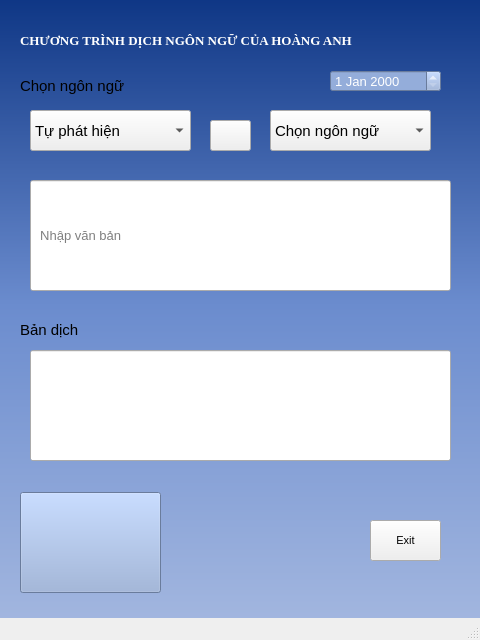
<?xml version="1.0" encoding="UTF-8"?>
<ui version="4.0">
 <class>MainWindow</class>
 <widget class="QMainWindow" name="MainWindow">
  <property name="geometry">
   <rect>
    <x>0</x>
    <y>0</y>
    <width>480</width>
    <height>640</height>
   </rect>
  </property>
  <property name="font">
   <font>
    <pointsize>10</pointsize>
   </font>
  </property>
  <property name="windowTitle">
   <string>MainWindow</string>
  </property>
  <widget class="QWidget" name="centralwidget">
   <widget class="QLabel" name="label">
    <property name="geometry">
     <rect>
      <x>0</x>
      <y>-10</y>
      <width>481</width>
      <height>631</height>
     </rect>
    </property>
    <property name="styleSheet">
     <string notr="true">
background-color: qlineargradient(spread:pad, x1:0, y1:0, x2:0, y2:1, stop:0 #0c3483, stop:0.5 #6b8cce, stop:1 #a2b6df);</string>
    </property>
    <property name="text">
     <string/>
    </property>
   </widget>
   <widget class="QPushButton" name="thoat">
    <property name="geometry">
     <rect>
      <x>370</x>
      <y>520</y>
      <width>71</width>
      <height>41</height>
     </rect>
    </property>
    <property name="font">
     <font>
      <pointsize>8</pointsize>
     </font>
    </property>
    <property name="text">
     <string>Exit</string>
    </property>
   </widget>
   <widget class="QComboBox" name="ngonnguthu2">
    <property name="geometry">
     <rect>
      <x>270</x>
      <y>110</y>
      <width>161</width>
      <height>41</height>
     </rect>
    </property>
    <property name="font">
     <font>
      <family>Tahoma</family>
      <pointsize>11</pointsize>
     </font>
    </property>
    <item>
     <property name="text">
      <string>Chọn ngôn ngữ</string>
     </property>
    </item>
    <item>
     <property name="text">
      <string>Tiếng Anh</string>
     </property>
    </item>
    <item>
     <property name="text">
      <string>Tiếng Nhật</string>
     </property>
    </item>
    <item>
     <property name="text">
      <string>Tiếng Trung</string>
     </property>
    </item>
    <item>
     <property name="text">
      <string>Tiếng Hàn</string>
     </property>
    </item>
    <item>
     <property name="text">
      <string>Tiếng Đức</string>
     </property>
    </item>
    <item>
     <property name="text">
      <string>Tiếng Pháp </string>
     </property>
    </item>
    <item>
     <property name="text">
      <string>Tiếng Nga</string>
     </property>
    </item>
    <item>
     <property name="text">
      <string>Tiếng Tây Ban Nha</string>
     </property>
    </item>
    <item>
     <property name="text">
      <string>Tiếng Ả Rập</string>
     </property>
    </item>
   </widget>
   <widget class="QLabel" name="nhapvb_2">
    <property name="geometry">
     <rect>
      <x>20</x>
      <y>320</y>
      <width>99</width>
      <height>20</height>
     </rect>
    </property>
    <property name="font">
     <font>
      <family>Tahoma</family>
      <pointsize>11</pointsize>
     </font>
    </property>
    <property name="text">
     <string>Bản dịch</string>
    </property>
   </widget>
   <widget class="QComboBox" name="ngonngudautien">
    <property name="geometry">
     <rect>
      <x>30</x>
      <y>110</y>
      <width>161</width>
      <height>41</height>
     </rect>
    </property>
    <property name="font">
     <font>
      <family>Tahoma</family>
      <pointsize>11</pointsize>
     </font>
    </property>
    <item>
     <property name="text">
      <string>Tự phát hiện</string>
     </property>
    </item>
    <item>
     <property name="text">
      <string>Tiếng Anh</string>
     </property>
    </item>
    <item>
     <property name="text">
      <string>Tiếng Nhật</string>
     </property>
    </item>
    <item>
     <property name="text">
      <string>Tiếng Trung</string>
     </property>
    </item>
    <item>
     <property name="text">
      <string>Tiếng Hàn</string>
     </property>
    </item>
    <item>
     <property name="text">
      <string>Tiếng Đức</string>
     </property>
    </item>
    <item>
     <property name="text">
      <string>Tiếng Pháp </string>
     </property>
    </item>
    <item>
     <property name="text">
      <string>Tiếng Nga</string>
     </property>
    </item>
    <item>
     <property name="text">
      <string>Tiếng Tây Ban Nha</string>
     </property>
    </item>
    <item>
     <property name="text">
      <string>Tiếng Ả Rập</string>
     </property>
    </item>
   </widget>
   <widget class="QLineEdit" name="nhapvanban">
    <property name="geometry">
     <rect>
      <x>30</x>
      <y>180</y>
      <width>421</width>
      <height>111</height>
     </rect>
    </property>
    <property name="autoFillBackground">
     <bool>false</bool>
    </property>
    <property name="placeholderText">
     <string>  Nhập văn bản</string>
    </property>
   </widget>
   <widget class="QLineEdit" name="bandich">
    <property name="geometry">
     <rect>
      <x>30</x>
      <y>350</y>
      <width>421</width>
      <height>111</height>
     </rect>
    </property>
    <property name="readOnly">
     <bool>true</bool>
    </property>
   </widget>
   <widget class="QLabel" name="tieude">
    <property name="geometry">
     <rect>
      <x>20</x>
      <y>20</y>
      <width>441</width>
      <height>41</height>
     </rect>
    </property>
    <property name="font">
     <font>
      <family>Times New Roman</family>
      <pointsize>10</pointsize>
      <weight>75</weight>
      <bold>true</bold>
     </font>
    </property>
    <property name="styleSheet">
     <string notr="true">color: white;</string>
    </property>
    <property name="text">
     <string>CHƯƠNG TRÌNH DỊCH NGÔN NGỮ CỦA HOÀNG ANH</string>
    </property>
   </widget>
   <widget class="QLabel" name="chonnn">
    <property name="geometry">
     <rect>
      <x>20</x>
      <y>70</y>
      <width>141</width>
      <height>31</height>
     </rect>
    </property>
    <property name="font">
     <font>
      <family>Tahoma</family>
      <pointsize>11</pointsize>
     </font>
    </property>
    <property name="text">
     <string>Chọn ngôn ngữ</string>
    </property>
   </widget>
   <widget class="QPushButton" name="pushButton">
    <property name="geometry">
     <rect>
      <x>20</x>
      <y>492</y>
      <width>141</width>
      <height>101</height>
     </rect>
    </property>
    <property name="styleSheet">
     <string notr="true">background-color: #94adda;
color: white;</string>
    </property>
    <property name="text">
     <string/>
    </property>
    <property name="icon">
     <iconset>
      <normaloff>load/pikachu.png</normaloff>load/pikachu.png</iconset>
    </property>
    <property name="iconSize">
     <size>
      <width>120</width>
      <height>130</height>
     </size>
    </property>
    <property name="checkable">
     <bool>false</bool>
    </property>
   </widget>
   <widget class="QDateEdit" name="ngaythangnam">
    <property name="geometry">
     <rect>
      <x>330</x>
      <y>70</y>
      <width>111</width>
      <height>22</height>
     </rect>
    </property>
    <property name="styleSheet">
     <string notr="true">background-color: #94adda;
color: white;</string>
    </property>
   </widget>
   <widget class="QPushButton" name="chuyendoi">
    <property name="geometry">
     <rect>
      <x>210</x>
      <y>120</y>
      <width>41</width>
      <height>31</height>
     </rect>
    </property>
    <property name="styleSheet">
     <string notr="true"/>
    </property>
    <property name="text">
     <string/>
    </property>
    <property name="icon">
     <iconset>
      <normaloff>load/muiten.jpg</normaloff>load/muiten.jpg</iconset>
    </property>
    <property name="iconSize">
     <size>
      <width>25</width>
      <height>25</height>
     </size>
    </property>
   </widget>
  </widget>
  <widget class="QMenuBar" name="menubar">
   <property name="geometry">
    <rect>
     <x>0</x>
     <y>0</y>
     <width>480</width>
     <height>22</height>
    </rect>
   </property>
  </widget>
  <widget class="QStatusBar" name="statusbar"/>
 </widget>
 <resources/>
 <connections/>
</ui>
